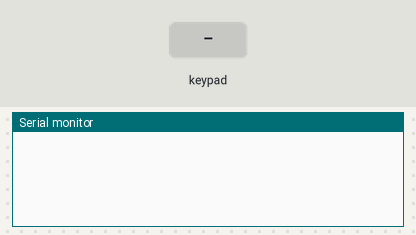
The sketch below on a simulated Arduino Mega 2560, built with avr-gcc and run on an emulated ATmega2560. On the bench: the last lines printed to the serial monitor. The test bench sets the inputs (shaded band).

Above: at 1.2 s.
1.3 s: key '1' pressed
At 2.3 s:
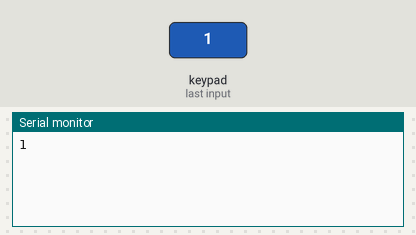
2.8 s: keypad keys 1 2 3 4 # pressed 0.4 s apart
At 4.8 s:
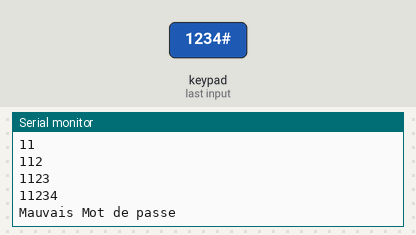
6.3 s: key '*' pressed
At 7.4 s:
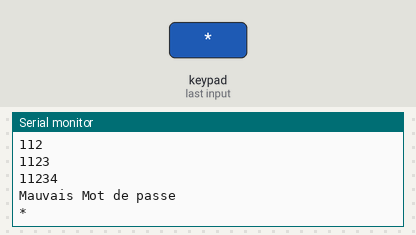
7.8 s: keypad keys 1 2 3 4 * pressed 0.4 s apart
At 10.8 s:
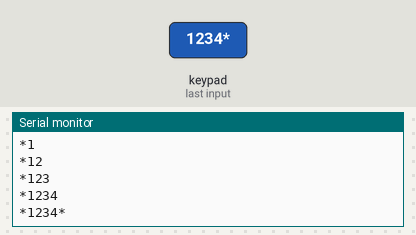
11.3 s: keypad keys 2 7 2 8 3 2 3 1 * pressed 0.4 s apart
At 14.9 s:
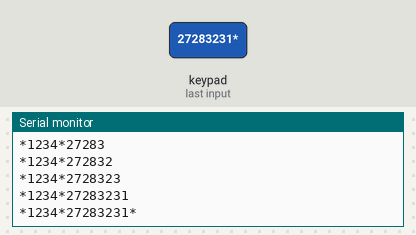
16.4 s: keypad keys 3 5 3 6 3 9 * pressed 0.4 s apart
At 19.1 s:
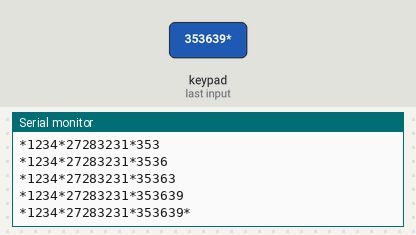

The sketch:

Numpad_3x4.ino
```cpp
#include <Keypad.h>

const byte ROWS = 4;
const byte COLS = 3;

char hexaKeys[ROWS][COLS] = {
  {'1', '2', '3'},
  {'4', '5', '6'},
  {'7', '8', '9'},
  {'*', '0', '#'}
};

byte rowPins[ROWS] = {27, 28, 32, 31};
byte colPins[COLS] = {35 , 36 , 39};

String valAccept = "#";
String valMdp = "1234";
String mdp = "";
Keypad customKeypad = Keypad(makeKeymap(hexaKeys), rowPins, colPins, ROWS, COLS);

void VerifMdp(char Key){
  if(Key){
    if(String(Key)==valAccept){
      if(mdp == valMdp){
        Serial.println("Mot de passe bon");
        mdp = "";
      }
      else{
        Serial.println("Mauvais Mot de passe");
        mdp = "";
      }
  }

    if (String(Key)!=valAccept){
      mdp = mdp + Key;
      Serial.println(mdp);
    }
  }
}


void setup(){
  Serial.begin(9600);
}

void loop(){
char customKey = customKeypad.getKey();

  if (customKey){
    VerifMdp(customKey);
  }
}
```

Measured:
- after the input at 1.3 s, the serial monitor: prints a new line at once (image 1)
- after the input at 2.8 s, the serial monitor: prints a new line at once (image 2)
- after the input at 6.3 s, the serial monitor: prints a new line at once (image 3)
- after the input at 7.8 s, the serial monitor: prints a new line at once (image 4)
- after the input at 11.3 s, the serial monitor: prints a new line at once (image 5)
- after the input at 16.4 s, the serial monitor: prints a new line at once (image 6)
